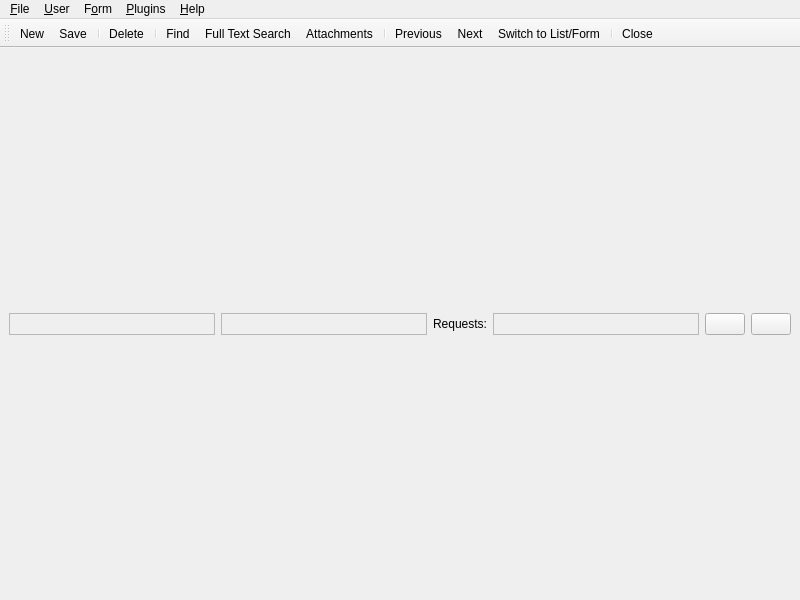
<ui version="4.0" >
 <class>MainWindow</class>
 <widget class="QMainWindow" name="MainWindow" >
  <property name="geometry" >
   <rect>
    <x>0</x>
    <y>0</y>
    <width>800</width>
    <height>600</height>
   </rect>
  </property>
  <property name="sizePolicy" >
   <sizepolicy vsizetype="Expanding" hsizetype="Expanding" >
    <horstretch>0</horstretch>
    <verstretch>0</verstretch>
   </sizepolicy>
  </property>
  <property name="minimumSize" >
   <size>
    <width>800</width>
    <height>600</height>
   </size>
  </property>
  <property name="windowTitle" >
   <string>KTiny Erp Client</string>
  </property>
  <property name="windowIcon" >
   <iconset resource="common.qrc" >:/images/images/tinyerp-icon-32x32.png</iconset>
  </property>
  <property name="accessibleName" >
   <string/>
  </property>
  <widget class="QWidget" name="centralwidget" >
   <layout class="QVBoxLayout" >
    <property name="spacing" >
     <number>6</number>
    </property>
    <property name="leftMargin" >
     <number>9</number>
    </property>
    <property name="topMargin" >
     <number>9</number>
    </property>
    <property name="rightMargin" >
     <number>9</number>
    </property>
    <property name="bottomMargin" >
     <number>9</number>
    </property>
    <item>
     <spacer>
      <property name="orientation" >
       <enum>Qt::Vertical</enum>
      </property>
      <property name="sizeType" >
       <enum>QSizePolicy::Minimum</enum>
      </property>
      <property name="sizeHint" >
       <size>
        <width>20</width>
        <height>0</height>
       </size>
      </property>
     </spacer>
    </item>
    <item>
     <widget class="QFrame" name="frame" >
      <property name="sizePolicy" >
       <sizepolicy vsizetype="Fixed" hsizetype="Preferred" >
        <horstretch>0</horstretch>
        <verstretch>0</verstretch>
       </sizepolicy>
      </property>
      <property name="minimumSize" >
       <size>
        <width>24</width>
        <height>24</height>
       </size>
      </property>
      <property name="frameShape" >
       <enum>QFrame::NoFrame</enum>
      </property>
      <property name="frameShadow" >
       <enum>QFrame::Raised</enum>
      </property>
      <property name="lineWidth" >
       <number>0</number>
      </property>
      <layout class="QVBoxLayout" >
       <property name="spacing" >
        <number>0</number>
       </property>
       <property name="leftMargin" >
        <number>0</number>
       </property>
       <property name="topMargin" >
        <number>0</number>
       </property>
       <property name="rightMargin" >
        <number>0</number>
       </property>
       <property name="bottomMargin" >
        <number>0</number>
       </property>
       <item>
        <layout class="QHBoxLayout" >
         <property name="spacing" >
          <number>6</number>
         </property>
         <property name="leftMargin" >
          <number>0</number>
         </property>
         <property name="topMargin" >
          <number>0</number>
         </property>
         <property name="rightMargin" >
          <number>0</number>
         </property>
         <property name="bottomMargin" >
          <number>0</number>
         </property>
         <item>
          <widget class="QLabel" name="uiServerInformation" >
           <property name="sizePolicy" >
            <sizepolicy vsizetype="Preferred" hsizetype="Expanding" >
             <horstretch>0</horstretch>
             <verstretch>0</verstretch>
            </sizepolicy>
           </property>
           <property name="frameShape" >
            <enum>QFrame::StyledPanel</enum>
           </property>
           <property name="text" >
            <string/>
           </property>
           <property name="scaledContents" >
            <bool>false</bool>
           </property>
          </widget>
         </item>
         <item>
          <widget class="QLabel" name="uiUserName" >
           <property name="sizePolicy" >
            <sizepolicy vsizetype="Preferred" hsizetype="Expanding" >
             <horstretch>0</horstretch>
             <verstretch>0</verstretch>
            </sizepolicy>
           </property>
           <property name="frameShape" >
            <enum>QFrame::StyledPanel</enum>
           </property>
           <property name="text" >
            <string/>
           </property>
           <property name="scaledContents" >
            <bool>false</bool>
           </property>
          </widget>
         </item>
         <item>
          <widget class="QLabel" name="label_3" >
           <property name="sizePolicy" >
            <sizepolicy vsizetype="Fixed" hsizetype="Fixed" >
             <horstretch>0</horstretch>
             <verstretch>0</verstretch>
            </sizepolicy>
           </property>
           <property name="text" >
            <string>Requests:</string>
           </property>
          </widget>
         </item>
         <item>
          <widget class="QLabel" name="uiRequests" >
           <property name="sizePolicy" >
            <sizepolicy vsizetype="Preferred" hsizetype="Expanding" >
             <horstretch>0</horstretch>
             <verstretch>0</verstretch>
            </sizepolicy>
           </property>
           <property name="frameShape" >
            <enum>QFrame::StyledPanel</enum>
           </property>
           <property name="text" >
            <string/>
           </property>
           <property name="scaledContents" >
            <bool>false</bool>
           </property>
          </widget>
         </item>
         <item>
          <layout class="QHBoxLayout" >
           <property name="spacing" >
            <number>6</number>
           </property>
           <property name="leftMargin" >
            <number>0</number>
           </property>
           <property name="topMargin" >
            <number>0</number>
           </property>
           <property name="rightMargin" >
            <number>0</number>
           </property>
           <property name="bottomMargin" >
            <number>0</number>
           </property>
           <item>
            <widget class="QPushButton" name="pushReadRequests" >
             <property name="sizePolicy" >
              <sizepolicy vsizetype="Fixed" hsizetype="Fixed" >
               <horstretch>0</horstretch>
               <verstretch>0</verstretch>
              </sizepolicy>
             </property>
             <property name="toolTip" >
              <string>Read My Requests</string>
             </property>
             <property name="text" >
              <string/>
             </property>
             <property name="icon" >
              <iconset resource="common.qrc" >:/images/images/read-request.png</iconset>
             </property>
            </widget>
           </item>
           <item>
            <widget class="QPushButton" name="pushSendRequest" >
             <property name="sizePolicy" >
              <sizepolicy vsizetype="Fixed" hsizetype="Fixed" >
               <horstretch>0</horstretch>
               <verstretch>0</verstretch>
              </sizepolicy>
             </property>
             <property name="toolTip" >
              <string>Send New Request</string>
             </property>
             <property name="text" >
              <string/>
             </property>
             <property name="icon" >
              <iconset resource="common.qrc" >:/images/images/send-request.png</iconset>
             </property>
            </widget>
           </item>
          </layout>
         </item>
        </layout>
       </item>
      </layout>
     </widget>
    </item>
   </layout>
  </widget>
  <widget class="QMenuBar" name="menubar" >
   <property name="geometry" >
    <rect>
     <x>0</x>
     <y>0</y>
     <width>800</width>
     <height>30</height>
    </rect>
   </property>
   <widget class="QMenu" name="menuPlugins" >
    <property name="title" >
     <string>&amp;Plugins</string>
    </property>
    <addaction name="actionPlugins" />
    <addaction name="actionFormDesigner" />
   </widget>
   <widget class="QMenu" name="menuHelp" >
    <property name="title" >
     <string>&amp;Help</string>
    </property>
    <widget class="QMenu" name="menuUser_Manual" >
     <property name="title" >
      <string>User &amp;Manual</string>
     </property>
     <addaction name="actionKTinyManual" />
     <addaction name="actionTinyErpManual" />
    </widget>
    <addaction name="actionSupportRequest" />
    <addaction name="separator" />
    <addaction name="menuUser_Manual" />
    <addaction name="actionContextualHelp" />
    <addaction name="actionTips" />
    <addaction name="actionShortcuts" />
    <addaction name="separator" />
    <addaction name="actionLicense" />
    <addaction name="actionAbout" />
   </widget>
   <widget class="QMenu" name="menuForm" >
    <property name="title" >
     <string>F&amp;orm</string>
    </property>
    <addaction name="actionNew" />
    <addaction name="actionSave" />
    <addaction name="actionDuplicate" />
    <addaction name="actionDelete" />
    <addaction name="separator" />
    <addaction name="actionFind" />
    <addaction name="actionFullTextSearch" />
    <addaction name="actionNext" />
    <addaction name="actionPrevious" />
    <addaction name="actionSwitch" />
    <addaction name="separator" />
    <addaction name="actionOpenMenuTab" />
    <addaction name="actionOpenHomeTab" />
    <addaction name="actionClose" />
    <addaction name="actionNextTab" />
    <addaction name="actionPreviousTab" />
    <addaction name="separator" />
    <addaction name="separator" />
    <addaction name="actionAccessLog" />
    <addaction name="actionGoToResourceId" />
    <addaction name="separator" />
    <addaction name="actionOpen" />
    <addaction name="actionReload" />
    <addaction name="separator" />
    <addaction name="actionRepeat_Latest_Action" />
    <addaction name="separator" />
    <addaction name="actionPreview_in_PDF" />
    <addaction name="actionPreview_in_Editor" />
    <addaction name="separator" />
    <addaction name="actionExport" />
    <addaction name="actionImport" />
   </widget>
   <widget class="QMenu" name="menuFile" >
    <property name="title" >
     <string>&amp;File</string>
    </property>
    <widget class="QMenu" name="menuDatabases" >
     <property name="title" >
      <string>&amp;Databases</string>
     </property>
     <addaction name="actionNewDatabase" />
     <addaction name="actionRestoreDatabase" />
     <addaction name="actionBackupDatabase" />
     <addaction name="actionDropDatabase" />
     <addaction name="separator" />
     <addaction name="actionAdminPassword" />
    </widget>
    <addaction name="actionConnect" />
    <addaction name="actionDisconnect" />
    <addaction name="separator" />
    <addaction name="menuDatabases" />
    <addaction name="separator" />
    <addaction name="actionExit" />
   </widget>
   <widget class="QMenu" name="menuUser" >
    <property name="title" >
     <string>&amp;User</string>
    </property>
    <addaction name="actionPreferences" />
    <addaction name="separator" />
    <addaction name="actionSendRequest" />
    <addaction name="actionReadMyRequest" />
    <addaction name="separator" />
    <addaction name="actionWaitingRequests" />
   </widget>
   <addaction name="menuFile" />
   <addaction name="menuUser" />
   <addaction name="menuForm" />
   <addaction name="menuPlugins" />
   <addaction name="menuHelp" />
  </widget>
  <widget class="QToolBar" name="toolBar" >
   <property name="sizePolicy" >
    <sizepolicy vsizetype="Expanding" hsizetype="Minimum" >
     <horstretch>0</horstretch>
     <verstretch>0</verstretch>
    </sizepolicy>
   </property>
   <property name="orientation" >
    <enum>Qt::Horizontal</enum>
   </property>
   <property name="toolButtonStyle" >
    <enum>Qt::ToolButtonTextUnderIcon</enum>
   </property>
   <property name="floatable" >
    <bool>false</bool>
   </property>
   <attribute name="toolBarArea" >
    <enum>TopToolBarArea</enum>
   </attribute>
   <attribute name="toolBarBreak" >
    <bool>false</bool>
   </attribute>
   <addaction name="actionNew" />
   <addaction name="actionSave" />
   <addaction name="separator" />
   <addaction name="actionDelete" />
   <addaction name="separator" />
   <addaction name="actionFind" />
   <addaction name="actionFullTextSearch" />
   <addaction name="actionAttach" />
   <addaction name="separator" />
   <addaction name="actionPrevious" />
   <addaction name="actionNext" />
   <addaction name="actionSwitch" />
   <addaction name="separator" />
   <addaction name="actionClose" />
  </widget>
  <action name="actionConnect" >
   <property name="icon" >
    <iconset resource="common.qrc" >:/images/images/connect.png</iconset>
   </property>
   <property name="text" >
    <string>&amp;Connect</string>
   </property>
   <property name="shortcut" >
    <string comment="Ctrl+O to Login" />
   </property>
   <property name="shortcutContext" >
    <enum>Qt::ApplicationShortcut</enum>
   </property>
   <property name="menuRole" >
    <enum>QAction::NoRole</enum>
   </property>
  </action>
  <action name="actionDisconnect" >
   <property name="icon" >
    <iconset resource="common.qrc" >:/images/images/disconnect.png</iconset>
   </property>
   <property name="text" >
    <string>&amp;Disconnect</string>
   </property>
  </action>
  <action name="actionExit" >
   <property name="icon" >
    <iconset resource="common.qrc" >:/images/images/exit.png</iconset>
   </property>
   <property name="text" >
    <string>&amp;Quit</string>
   </property>
  </action>
  <action name="actionNewDatabase" >
   <property name="icon" >
    <iconset resource="common.qrc" >:/images/images/new.png</iconset>
   </property>
   <property name="text" >
    <string>&amp;New Database</string>
   </property>
  </action>
  <action name="actionRestoreDatabase" >
   <property name="icon" >
    <iconset resource="common.qrc" >:/images/images/redo.png</iconset>
   </property>
   <property name="text" >
    <string>&amp;Restore Database</string>
   </property>
  </action>
  <action name="actionBackupDatabase" >
   <property name="icon" >
    <iconset resource="common.qrc" >:/images/images/save.png</iconset>
   </property>
   <property name="text" >
    <string>&amp;Backup Database</string>
   </property>
  </action>
  <action name="actionDropDatabase" >
   <property name="icon" >
    <iconset resource="common.qrc" >:/images/images/trash.png</iconset>
   </property>
   <property name="text" >
    <string>&amp;Drop Database</string>
   </property>
  </action>
  <action name="actionAdminPassword" >
   <property name="icon" >
    <iconset resource="common.qrc" >:/images/images/edit-user.png</iconset>
   </property>
   <property name="text" >
    <string>&amp;Administrator Password</string>
   </property>
  </action>
  <action name="actionPreferences" >
   <property name="icon" >
    <iconset resource="common.qrc" >:/images/images/configure.png</iconset>
   </property>
   <property name="text" >
    <string>&amp;Preferences</string>
   </property>
  </action>
  <action name="actionSendRequest" >
   <property name="icon" >
    <iconset resource="common.qrc" >:/images/images/send-request.png</iconset>
   </property>
   <property name="text" >
    <string>&amp;Send Request</string>
   </property>
  </action>
  <action name="actionReadMyRequest" >
   <property name="icon" >
    <iconset resource="common.qrc" >:/images/images/read-request.png</iconset>
   </property>
   <property name="text" >
    <string>&amp;Read My Requests</string>
   </property>
  </action>
  <action name="actionWaitingRequests" >
   <property name="icon" >
    <iconset resource="common.qrc" >:/images/images/read-request.png</iconset>
   </property>
   <property name="text" >
    <string>&amp;Waiting Requests</string>
   </property>
  </action>
  <action name="actionNew" >
   <property name="icon" >
    <iconset resource="common.qrc" >:/images/images/new.png</iconset>
   </property>
   <property name="text" >
    <string>&amp;New</string>
   </property>
  </action>
  <action name="actionSave" >
   <property name="icon" >
    <iconset resource="common.qrc" >:/images/images/save.png</iconset>
   </property>
   <property name="text" >
    <string>&amp;Save</string>
   </property>
  </action>
  <action name="actionDuplicate" >
   <property name="icon" >
    <iconset>../../../../../../../usr/share/icons/crystalclear/16x16/actions/save_all.png</iconset>
   </property>
   <property name="text" >
    <string>D&amp;uplicate</string>
   </property>
  </action>
  <action name="actionDelete" >
   <property name="icon" >
    <iconset resource="common.qrc" >:/images/images/delete.png</iconset>
   </property>
   <property name="text" >
    <string>&amp;Delete</string>
   </property>
  </action>
  <action name="actionFind" >
   <property name="icon" >
    <iconset resource="common.qrc" >:/images/images/find.png</iconset>
   </property>
   <property name="text" >
    <string>&amp;Find</string>
   </property>
  </action>
  <action name="actionNext" >
   <property name="icon" >
    <iconset resource="common.qrc" >:/images/images/next.png</iconset>
   </property>
   <property name="text" >
    <string>&amp;Next</string>
   </property>
  </action>
  <action name="actionPrevious" >
   <property name="icon" >
    <iconset resource="common.qrc" >:/images/images/previous.png</iconset>
   </property>
   <property name="text" >
    <string>&amp;Previous</string>
   </property>
  </action>
  <action name="actionSwitch" >
   <property name="icon" >
    <iconset resource="common.qrc" >:/images/images/switch_view.png</iconset>
   </property>
   <property name="text" >
    <string>Switch to &amp;List/Form</string>
   </property>
  </action>
  <action name="actionOpenMenuTab" >
   <property name="text" >
    <string>Open &amp;Menu Tab</string>
   </property>
  </action>
  <action name="actionNextTab" >
   <property name="text" >
    <string>Next Tab</string>
   </property>
  </action>
  <action name="actionPreviousTab" >
   <property name="text" >
    <string>Previous Tab</string>
   </property>
  </action>
  <action name="actionClose" >
   <property name="icon" >
    <iconset resource="common.qrc" >:/images/images/close.png</iconset>
   </property>
   <property name="text" >
    <string>&amp;Close</string>
   </property>
  </action>
  <action name="actionAccessLog" >
   <property name="text" >
    <string>View Access Log</string>
   </property>
  </action>
  <action name="actionGoToResourceId" >
   <property name="icon" >
    <iconset resource="common.qrc" >:/images/images/relate.png</iconset>
   </property>
   <property name="text" >
    <string>Go To Resource ID</string>
   </property>
  </action>
  <action name="actionOpen" >
   <property name="icon" >
    <iconset resource="common.qrc" >:/images/images/open.png</iconset>
   </property>
   <property name="text" >
    <string>&amp;Open</string>
   </property>
  </action>
  <action name="actionReload" >
   <property name="icon" >
    <iconset resource="common.qrc" >:/images/images/reload.png</iconset>
   </property>
   <property name="text" >
    <string>&amp;Reload/Undo</string>
   </property>
  </action>
  <action name="actionRepeat_Latest_Action" >
   <property name="text" >
    <string>Repeat Latest Action</string>
   </property>
  </action>
  <action name="actionPreview_in_PDF" >
   <property name="icon" >
    <iconset resource="common.qrc" >:/images/images/pdf-preview.png</iconset>
   </property>
   <property name="text" >
    <string>Preview in PDF</string>
   </property>
  </action>
  <action name="actionPreview_in_Editor" >
   <property name="icon" >
    <iconset resource="common.qrc" >:/images/images/editor-preview.png</iconset>
   </property>
   <property name="text" >
    <string>Preview in Editor</string>
   </property>
  </action>
  <action name="actionExport" >
   <property name="text" >
    <string>E&amp;xport Data</string>
   </property>
  </action>
  <action name="actionImport" >
   <property name="text" >
    <string>&amp;Import Data</string>
   </property>
  </action>
  <action name="actionSave_Options" >
   <property name="icon" >
    <iconset resource="common.qrc" >:/images/images/save.png</iconset>
   </property>
   <property name="text" >
    <string>Save Options</string>
   </property>
  </action>
  <action name="actionPlugins" >
   <property name="icon" >
    <iconset resource="common.qrc" >:/images/images/exec.png</iconset>
   </property>
   <property name="text" >
    <string>&amp;Execute Plugins</string>
   </property>
  </action>
  <action name="actionContextualHelp" >
   <property name="icon" >
    <iconset resource="common.qrc" >:/images/images/help.png</iconset>
   </property>
   <property name="text" >
    <string>&amp;Contextual Help</string>
   </property>
  </action>
  <action name="actionTips" >
   <property name="text" >
    <string>&amp;Tips</string>
   </property>
  </action>
  <action name="actionShortcuts" >
   <property name="icon" >
    <iconset resource="common.qrc" >:/images/images/key_bindings.png</iconset>
   </property>
   <property name="text" >
    <string>&amp;Keyboard Shortcut</string>
   </property>
  </action>
  <action name="actionLicense" >
   <property name="text" >
    <string>&amp;License</string>
   </property>
  </action>
  <action name="actionAbout" >
   <property name="icon" >
    <iconset resource="common.qrc" >:/images/images/tinyerp-icon-32x32.png</iconset>
   </property>
   <property name="text" >
    <string>&amp;About</string>
   </property>
  </action>
  <action name="actionFullTextSearch" >
   <property name="icon" >
    <iconset resource="common.qrc" >:/images/images/full_text_search.png</iconset>
   </property>
   <property name="text" >
    <string>Full &amp;Text Search</string>
   </property>
  </action>
  <action name="actionAttach" >
   <property name="icon" >
    <iconset resource="common.qrc" >:/images/images/attach.png</iconset>
   </property>
   <property name="text" >
    <string>Attachments</string>
   </property>
  </action>
  <action name="actionSupportRequest" >
   <property name="icon" >
    <iconset resource="common.qrc" >:/images/images/info.png</iconset>
   </property>
   <property name="text" >
    <string>Support Request</string>
   </property>
  </action>
  <action name="actionFormDesigner" >
   <property name="icon" >
    <iconset resource="common.qrc" >:/images/images/switch_view.png</iconset>
   </property>
   <property name="text" >
    <string>&amp;Form designer</string>
   </property>
  </action>
  <action name="actionMenuClicked" >
   <property name="text" >
    <string>&amp;Menu</string>
   </property>
  </action>
  <action name="actionUser_Manual" >
   <property name="text" >
    <string>User Manual</string>
   </property>
  </action>
  <action name="actionTinyErpManual" >
   <property name="text" >
    <string>TinyERP</string>
   </property>
  </action>
  <action name="actionKTinyManual" >
   <property name="text" >
    <string>KTiny</string>
   </property>
  </action>
  <action name="actionOpenHomeTab" >
   <property name="text" >
    <string>Open Home Tab</string>
   </property>
  </action>
 </widget>
 <resources>
  <include location="common.qrc" />
 </resources>
 <connections/>
</ui>
